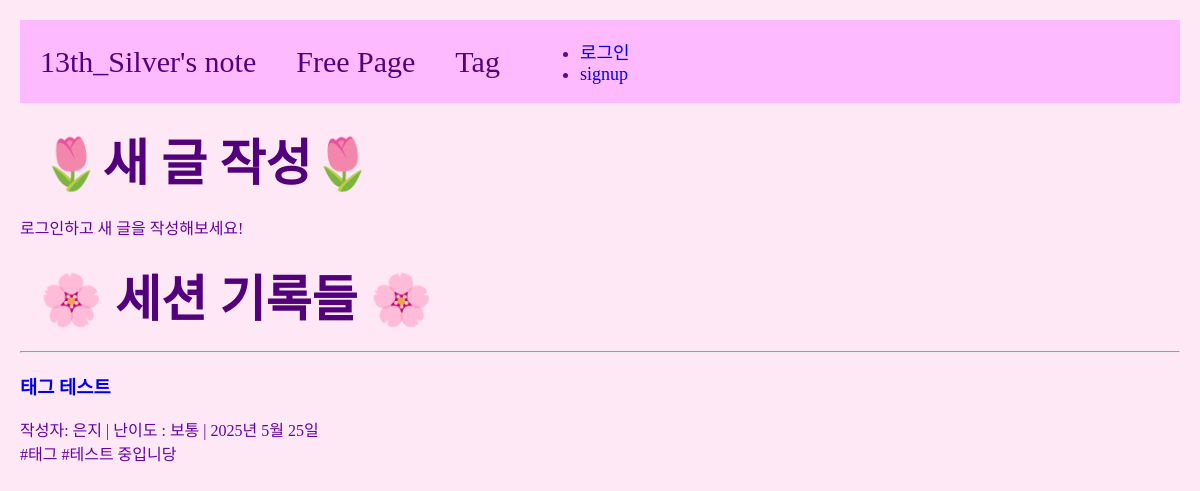
Page /free/ on the committed database.
### main/models.py (models this page shows)
class Post(models.Model):
    title = models.CharField(max_length=50)
    writer = models.ForeignKey(User, null=False, blank=False, on_delete=models.CASCADE)
    difficulty = models.CharField(max_length=30)
    content = models.TextField()
    pub_date = models.DateField()
    image = models.ImageField(upload_to="post/", blank=True, null=True)
    tags = models.ManyToManyField(Tag, related_name='posts', blank=True)
    like = models.ManyToManyField(User, related_name='likes', blank=True)
    like_count = models.PositiveIntegerField(default=0)
    def __str__(self):
        return self.title
    def summary(self):
        return self.content[:20]

### main/views.py (the view)
# urls.py: path('free/', views.freepage, name="freepage"),
def freepage(request):
    posts = Post.objects.all()
    print(posts) #글이 제대로 로드되었는지 확인
    return render(request, 'main/freepage.html',{'posts': posts})

### main/templates/main/freepage.html (shortened to what this page needs)
{% extends 'base.html' %}
{% block content %}
<h2 class="contents">🌷새 글 작성🌷</h2>
<div>
    <div>
        {% if user.is_authenticated %}
        <a href="{% url 'main:new-post' %}">새로운 글 작성하기!</a>
        {% else %}
        <p>로그인하고 새 글을 작성해보세요!</p>
        {% endif %}
    </div>
</div>
<h2 class="contents">🌸 세션 기록들 🌸</h2>
<div>
    {% for post in posts %}
        <hr/>
        <div>
            <h3><a href="{% url 'main:detail' post.id %}">{{post.title}}</a></h3>
            작성자: {{post.writer.username}} | 난이도 : {% if post.difficulty == 'easy' %}쉬움
            {% elif post.difficulty == 'normal' %}보통
            {% elif post.difficulty == 'hard' %}어려움
            {% endif %} | {{post.pub_date}}<br>
            {{post.summary}}
            <br>
        </div>
    {% empty %}
        <p>작성된 글이 없습니다. 가장 먼저 글을 작성해보세요!</p>
    {% endfor %}
</div>
{% endblock %}

### project/static/css/project.css (style rules this page uses)
h2 { color: #53007C; }

### project/templates/base.html (style rules this page uses)
a { text-decoration: none; }
.body-container { background-color: #FFE8F6; color: #6202a3; margin: 20px; }
.contents { font-size: 50px; margin: 20px; }

### rows in the picture
Post: title "태그 테스트", writer.username "은지", difficulty "보통", pub_date "2025년 5월 25일", summary "#태그 #테스트 중입니당"
